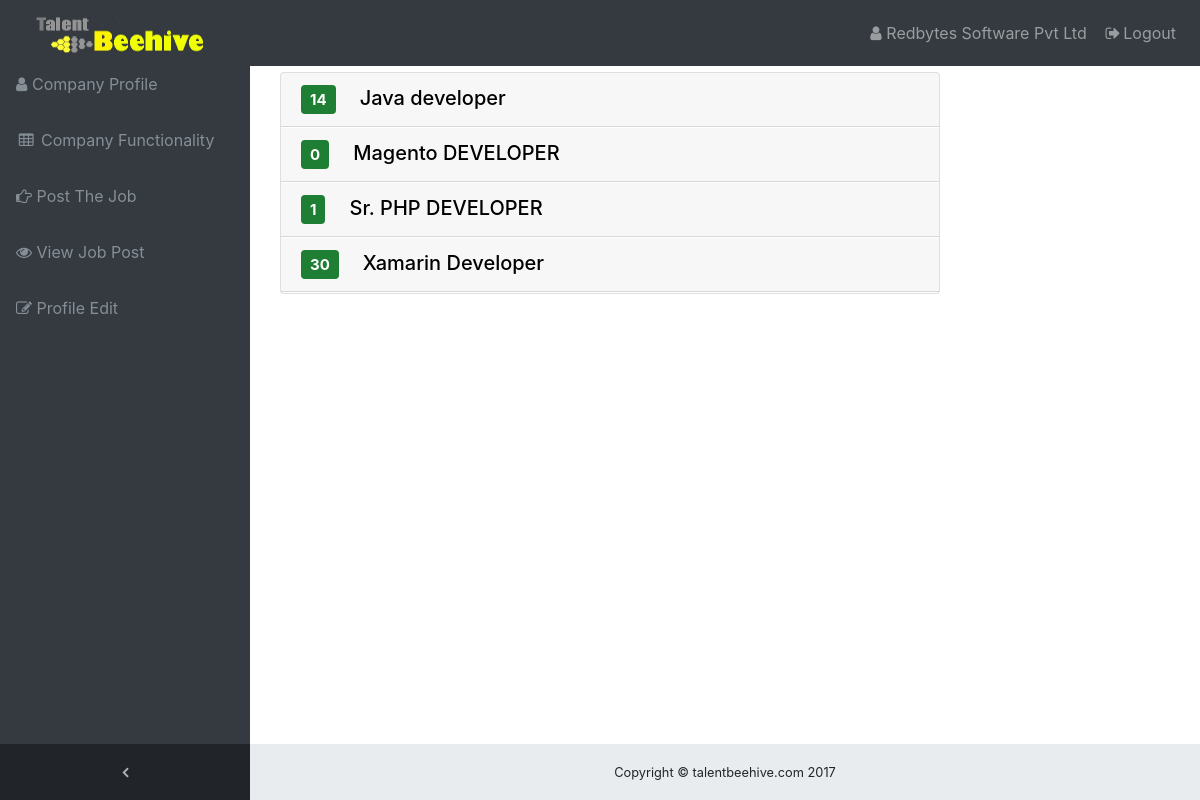
Screenshot of /candidate-applied.php (signed in) with the database file from the repository.
### tables this page shows
CREATE TABLE IF NOT EXISTS `functionality` (
  `id` int(50) NOT NULL AUTO_INCREMENT,
  `type` varchar(200) NOT NULL,
  `title` varchar(500) NOT NULL,
  `name` varchar(900) NOT NULL,
  `email` varchar(900) NOT NULL,
  `role` varchar(500) NOT NULL,
  `openings` varchar(50) NOT NULL,
  `salarytype` varchar(900) NOT NULL,
  `salary` varchar(900) NOT NULL,
  `qualification` varchar(900) NOT NULL,
  `course` varchar(900) NOT NULL,
  `specialization` varchar(900) NOT NULL,
  `skills` varchar(9999) NOT NULL,
  `atype` varchar(100) NOT NULL,
  `year` varchar(100) NOT NULL,
  `country` varchar(900) NOT NULL,
  `state` int(255) NOT NULL,
  `city` int(255) NOT NULL,
  `description` varchar(9999) NOT NULL,
  `date` varchar(500) NOT NULL,
  `status` enum('active','inactive') NOT NULL DEFAULT 'active',
  PRIMARY KEY (`id`)
);

### candidate-applied.php (the view, shortened to what this page needs)
<?php
include('config1.php');
?>
<!DOCTYPE html>
<html lang="en">
   <head>
      <link href="vendor/bootstrap/css/bootstrap.min.css" rel="stylesheet">
      <link href="https://maxcdn.bootstrapcdn.com/font-awesome/4.7.0/css/font-awesome.min.css" rel="stylesheet" type="text/css">
      <link href="vendor/datatables/dataTables.bootstrap4.css" rel="stylesheet">
      <link href="css/sb-admin.css" rel="stylesheet">
   </head>
   <body class="fixed-nav sticky-footer bg-dark" id="page-top">
      <?php
      include('company_header.php');
      ?>
      <div class="content-wrapper">
         <div class="container-fluid">
            <div class="container">
               <div class="row">
                  <div class="col-md-9 col-md-offset-2">
				  <div class="card">
				    	<?php
$q="SELECT role,title,id FROM functionality  where  name='{$_SESSION['name']}'  ORDER BY id DESC ";
$result=mysqli_query($DB,$q);
$num=mysqli_num_rows($result);
if($num>0)
		{
?>
				        <div id="accordion" role="tablist" aria-multiselectable="true">
			<?php
			for($i=1;$i<=$num;$i++)
	                {
		       $row=mysqli_fetch_array($result);
					    $q2="select count(*) as maxnum from candidate_job_applied where com_name='{$_SESSION['name']}' and fk_func_id= ".$row['id'];
						$result2=mysqli_query($DB,$q2);
						$row2= mysqli_fetch_array($result2);
	?>
								<div class="card-header" role="tab" id="Developement<?php echo $i; ?>">
								<h5 class="mb-0">
								<a data-toggle="collapse" data-parent="#accordion" href="#collapsedevelopment<?php echo $i;?>" aria-expanded="false" aria-controls="collapseOne<?php echo $i; ?>">
									<span class="badge-applied mr-4"><?php echo $row2['maxnum'];?></span><?php echo $row['title'];?>
								</a>
								</h5>
							</div>
		 <div class="container">
               <div class="row">
                  <div class="col-md-11 col-md-offset-3">
                  </div>
               </div>
            </div>
					</div>
			<?php
		    }
				?>
			<?php
                  }
			else
{
	?>
	<div>
	<h4>No Record</h4>
	</div>
	<?php
}
?>
                        </div>
                  </div>
               </div>
      <footer class="sticky-footer">
         <div class="container">
            <div class="text-center">
               <small>Copyright © talentbeehive.com 2017</small>
            </div>
         </div>
      </footer>
   </body>
</html>

### css/sb-admin.css (style rules this page uses)
html { position: relative; min-height: 100%; }
body { overflow-x: hidden; }
body.sticky-footer { margin-bottom: 56px; }
body.sticky-footer .content-wrapper { min-height: calc(100vh - 56px - 56px); }
body.fixed-nav { padding-top: 56px; }
.content-wrapper { min-height: calc(100vh - 56px); padding-top: 1rem; }
.content-wrapper { overflow-x: hidden; background: white; }
@media (min-width: 992px) { .content-wrapper { margin-left: 250px; } }
footer.sticky-footer { position: absolute; right: 0; bottom: 0; width: 100%; height: 56px; background-color: #e9ecef; line-height: 55px; }
@media (min-width: 992px) { footer.sticky-footer { width: calc(100% - 250px); } }
.small, small { font-size: 80%; font-weight: 400; }
a { color:#000; }
.badge-applied { display: inline-block; padding: 7px 9px; font-size: 75%; font-weight: 700; line-height: 1; text-align: center; white-space: nowrap; vertical-align: baseline; border-radius: 0.25rem; background-color:#1E7E34; color:#fff; }

### rows the page displays
functionality: title "Java developer"
functionality: title "Magento DEVELOPER"
functionality: title "Sr. PHP DEVELOPER"
functionality: title "Xamarin Developer"

### other values shown
$_SESSION['name'] "Redbytes Software Pvt Ltd"
$row2['maxnum'] "14"
$row2['maxnum'] "0"
$row2['maxnum'] "1"
$row2['maxnum'] "30"
